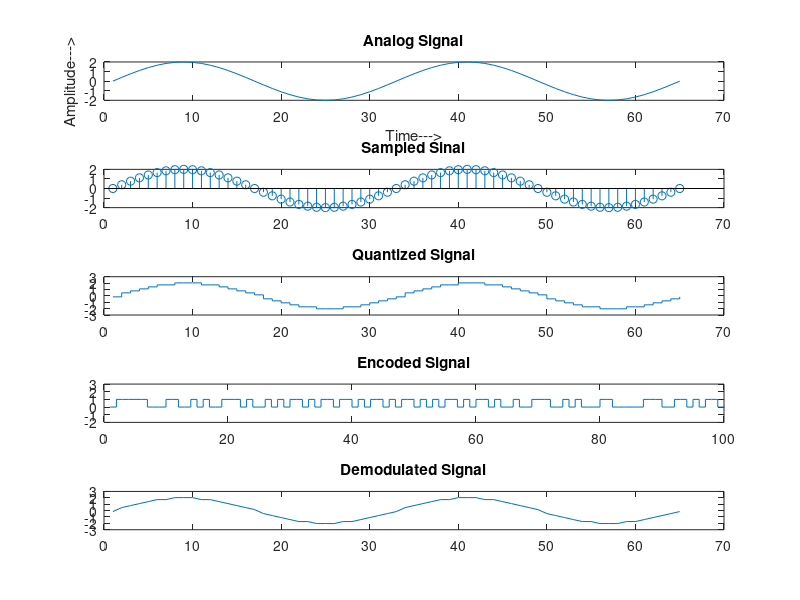

Here is the MATLAB script that generated this plot:
clc
clear all
close all

n=5; % number of bits
n1=32; %  Frequency of analog signal
lengthb=2^n;
 
x=0:2*pi/n1:4*pi;               
s=2*sin(x);
subplot(5,1,1);
plot(s);
title('Analog Signal');
ylabel('Amplitude--->');
xlabel('Time--->');
subplot(5,1,2);

% Sampling
stem(s);  title('Sampled Sinal'); 

% Quantization
 vmx=5;
 vmn=-vmx;
 dst=(vmx-vmn)/lengthb;
 part=vmn:dst:vmx;                                
 code=vmn-(dst/2):dst:vmx+(dst/2);        
 [ind,q]=quantiz(s,part,code);                    
                                                                     
 l1=length(ind);
 l2=length(q);
  
 for i=1:l1
    if(ind(i)~=0)                                           
       ind(i)=ind(i)-1;
    end 
 end   
  for i=1:l2
     if(q(i)==vmn-(dst/2))                      
         q(i)=vmn+(dst/2);
     end
 end    
 subplot(5,1,3);
 stairs(q);                                      
 title('Quantized Signal');

% Encoding
 code=de2bi(ind,'left-msb');             
 k=1;
 coded(k)=0;
for i=1:l1
    for j=1:n
        coded(k)=code(i,j);                 
        
        k=k+1;
    end
    
end
coded;
 subplot(5,1,4);
 stairs(coded);                                
axis([0 100 -2 3]);  
title('Encoded Signal');

% Decoding
 qunt=reshape(coded,n,length(coded)/n);
 index=bi2de(qunt','left-msb');                    
 q=dst*index+vmn+(dst/2);                       
 subplot(5,1,5);
 plot(q);                                                        
 
 title('Demodulated Signal');
